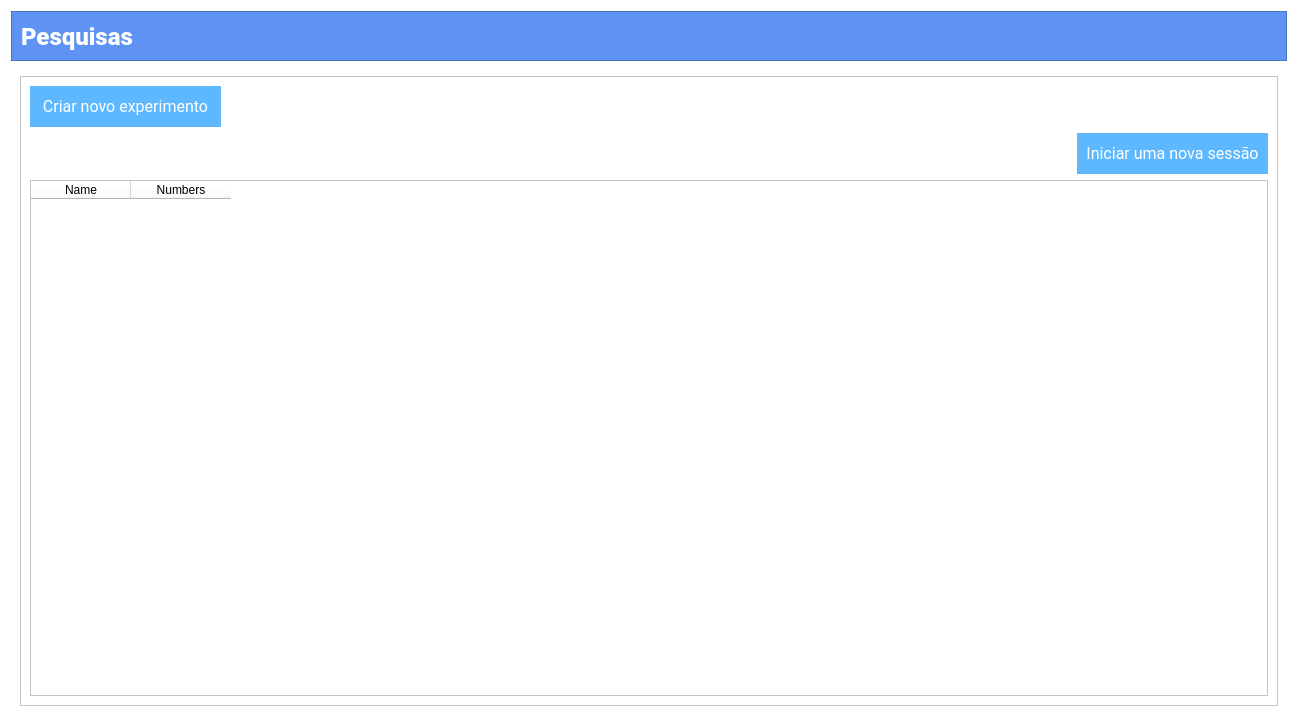
<?xml version="1.0" encoding="UTF-8"?>
<ui version="4.0">
 <class>AdminAreaView</class>
 <widget class="QWidget" name="AdminAreaView">
  <property name="geometry">
   <rect>
    <x>0</x>
    <y>0</y>
    <width>1298</width>
    <height>726</height>
   </rect>
  </property>
  <property name="windowTitle">
   <string>Form</string>
  </property>
  <property name="styleSheet">
   <string notr="true">background-color: rgb(255, 255, 255);</string>
  </property>
  <layout class="QGridLayout" name="gridLayout_4">
   <item row="0" column="0">
    <widget class="QFrame" name="frame_5">
     <property name="sizePolicy">
      <sizepolicy hsizetype="Expanding" vsizetype="Preferred">
       <horstretch>0</horstretch>
       <verstretch>0</verstretch>
      </sizepolicy>
     </property>
     <property name="minimumSize">
      <size>
       <width>100</width>
       <height>50</height>
      </size>
     </property>
     <property name="maximumSize">
      <size>
       <width>12121212</width>
       <height>1212121</height>
      </size>
     </property>
     <property name="styleSheet">
      <string notr="true">background-color: rgb(94, 146, 243);</string>
     </property>
     <property name="frameShape">
      <enum>QFrame::StyledPanel</enum>
     </property>
     <property name="frameShadow">
      <enum>QFrame::Raised</enum>
     </property>
     <layout class="QGridLayout" name="gridLayout">
      <item row="0" column="0">
       <layout class="QHBoxLayout" name="horizontalLayout">
        <item>
         <widget class="QLabel" name="label_6">
          <property name="font">
           <font>
            <family>Roboto Black</family>
            <pointsize>18</pointsize>
            <weight>75</weight>
            <bold>true</bold>
           </font>
          </property>
          <property name="styleSheet">
           <string notr="true">color: rgb(255, 255, 255);</string>
          </property>
          <property name="text">
           <string>Pesquisas</string>
          </property>
         </widget>
        </item>
        <item>
         <spacer name="horizontalSpacer">
          <property name="orientation">
           <enum>Qt::Horizontal</enum>
          </property>
          <property name="sizeHint" stdset="0">
           <size>
            <width>308</width>
            <height>20</height>
           </size>
          </property>
         </spacer>
        </item>
       </layout>
      </item>
     </layout>
    </widget>
   </item>
   <item row="1" column="0">
    <widget class="QStackedWidget" name="stackedWidget">
     <widget class="QWidget" name="page">
      <layout class="QGridLayout" name="gridLayout_3">
       <item row="0" column="0">
        <widget class="QFrame" name="frame">
         <property name="styleSheet">
          <string notr="true"/>
         </property>
         <property name="frameShape">
          <enum>QFrame::StyledPanel</enum>
         </property>
         <property name="frameShadow">
          <enum>QFrame::Raised</enum>
         </property>
         <layout class="QGridLayout" name="gridLayout_2">
          <item row="0" column="0">
           <layout class="QHBoxLayout" name="horizontalLayout_2">
            <item>
             <widget class="QPushButton" name="btnNewExpriment">
              <property name="minimumSize">
               <size>
                <width>191</width>
                <height>41</height>
               </size>
              </property>
              <property name="maximumSize">
               <size>
                <width>191</width>
                <height>41</height>
               </size>
              </property>
              <property name="font">
               <font>
                <family>Roboto</family>
                <pointsize>12</pointsize>
               </font>
              </property>
              <property name="styleSheet">
               <string notr="true">QPushButton {
background-color: rgb(94, 184, 255);
border: none;
color: rgb(255, 255, 255);
gridline-color:transparent;
}
QPushButton:hover {
	background-color: rgb(0, 91, 159);
}
QPushButton:pressed {	
	background-color: rgb(85, 170, 255);
}</string>
              </property>
              <property name="text">
               <string>Criar novo experimento</string>
              </property>
             </widget>
            </item>
            <item>
             <spacer name="horizontalSpacer_3">
              <property name="orientation">
               <enum>Qt::Horizontal</enum>
              </property>
              <property name="sizeHint" stdset="0">
               <size>
                <width>968</width>
                <height>20</height>
               </size>
              </property>
             </spacer>
            </item>
           </layout>
          </item>
          <item row="1" column="0">
           <layout class="QHBoxLayout" name="horizontalLayout_4">
            <item>
             <spacer name="horizontalSpacer_5">
              <property name="orientation">
               <enum>Qt::Horizontal</enum>
              </property>
              <property name="sizeHint" stdset="0">
               <size>
                <width>518</width>
                <height>20</height>
               </size>
              </property>
             </spacer>
            </item>
            <item>
             <widget class="QPushButton" name="btnNewExpriment_2">
              <property name="minimumSize">
               <size>
                <width>191</width>
                <height>41</height>
               </size>
              </property>
              <property name="maximumSize">
               <size>
                <width>191</width>
                <height>41</height>
               </size>
              </property>
              <property name="font">
               <font>
                <family>Roboto</family>
                <pointsize>12</pointsize>
               </font>
              </property>
              <property name="styleSheet">
               <string notr="true">QPushButton {
background-color: rgb(94, 184, 255);
border: none;
color: rgb(255, 255, 255);
gridline-color:transparent;
}
QPushButton:hover {
	background-color: rgb(0, 91, 159);
}
QPushButton:pressed {	
	background-color: rgb(85, 170, 255);
}</string>
              </property>
              <property name="text">
               <string>Iniciar uma nova sessão</string>
              </property>
             </widget>
            </item>
           </layout>
          </item>
          <item row="2" column="0">
           <widget class="QTableWidget" name="tbExperiment">
            <column>
             <property name="text">
              <string>Name</string>
             </property>
            </column>
            <column>
             <property name="text">
              <string>Numbers</string>
             </property>
            </column>
           </widget>
          </item>
         </layout>
        </widget>
       </item>
      </layout>
     </widget>
     <widget class="QWidget" name="page_2"/>
    </widget>
   </item>
  </layout>
 </widget>
 <resources/>
 <connections/>
</ui>
